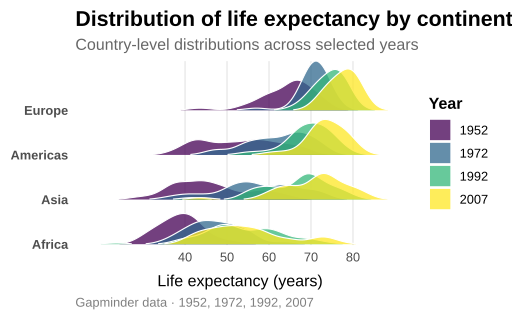

This chart was generated by the following R code:
library(ggridges)
library(ggplot2)
library(dplyr)
library(gapminder)

years <- c(1952, 1972, 1992, 2007)

df <- gapminder |>
  filter(
    year %in% years,
    continent != "Oceania"
  ) |>
  mutate(
    year = factor(year, levels = years)
  )

# Order continents by median life expectancy in 2007
continent_order <- df |>
  filter(year == 2007) |>
  group_by(continent) |>
  summarise(
    median_lifeExp = median(lifeExp),
    .groups = "drop"
  ) |>
  arrange(median_lifeExp) |>
  pull(continent)

df <- df |>
  mutate(
    continent = factor(continent, levels = continent_order)
  )

ggplot(
  df,
  aes(
    x = lifeExp,
    y = continent,
    group = interaction(continent, year),
    fill = year
  )
) +
  geom_density_ridges(
    scale = 1.1,
    rel_min_height = 0.01,
    alpha = 0.75,
    colour = "white",
    linewidth = 0.4
  ) +
  scale_fill_viridis_d(
    option = "D",
    direction = 1,
    name = "Year"
  ) +
  scale_x_continuous(
    name = "Life expectancy (years)",
    breaks = seq(40, 80, 10),
    expand = expansion(mult = c(0.02, 0.02))
  ) +
  scale_y_discrete(
    name = NULL,
    expand = expansion(add = c(0.02, 0.02))
  ) +
  labs(
    title = "Distribution of life expectancy by continent",
    subtitle = "Country-level distributions across selected years",
    caption = "Gapminder data · 1952, 1972, 1992, 2007"
  ) +
  theme_minimal(
    base_size = 12
  ) +
  theme(
    plot.title = element_text(
      size = 16,
      face = "bold"
    ),
    plot.subtitle = element_text(
      colour = "grey40"
    ),
    plot.caption = element_text(
      colour = "grey50",
      hjust = 0
    ),
    panel.grid.major.y = element_blank(),
    panel.grid.minor = element_blank(),
    axis.text.y = element_text(
      face = "bold"
    ),
    axis.title.x = element_text(
      margin = margin(t = 8)
    ),
    legend.title = element_text(
      face = "bold"
    ),
    plot.margin = margin(8, 12, 8, 8)
  )
